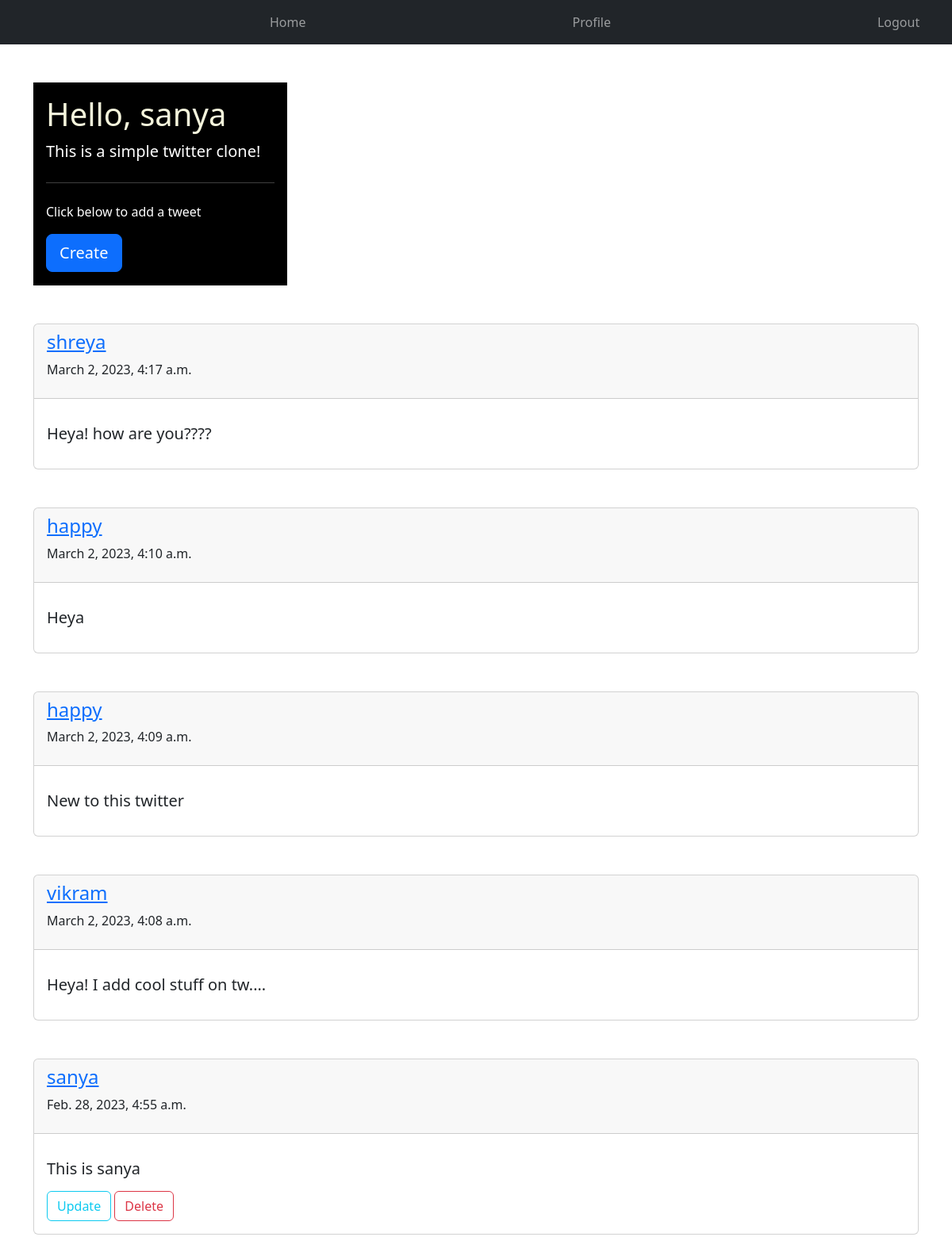
The app's page / (signed in) with its own data.
### feed/models.py (models this page shows)
class tweet(models.Model):
    text=models.TextField(max_length=700, default='')
    datetime = models.DateTimeField(default=timezone.now)
    uname = models.ForeignKey(User, on_delete=models.CASCADE)

### feed/views.py (the view)
# urls.py: path('', TweetListView.as_view(), name='home'),
class TweetListView(LoginRequiredMixin, ListView):
    model = tweet
    template_name = 'feed/home.html'
    ordering = ['-datetime']

### feed/templates/feed/home.html
{% extends 'feed/base.html' %}
{% block content %}
    <div class="container">
        <div class="jumbotron" style="width: 20rem; height: 16rem; background-color: black; color:white; padding: 1rem;">
            <h1 class="display-6" style="color: beige;">Hello, {{user.username}}</h1>
            <p class="lead">This is a simple twitter clone!</p>
            <hr class="my-4">
            <p>Click below to add a tweet</p>
            <p class="lead" style="margin-bottom: .5rem;">
              <a class="btn btn-primary btn-lg" href="{% url 'create' %}" role="button">Create</a>
            </p>
        </div>
        {% for tweet in object_list %}
                <br><br>
                <div class="card">
                    <div class="card-header">
                        <a href=""><h4>{{tweet.uname}}</h4></a>
                        <p>{{tweet.datetime}}</p>
                    </div>
                    <div class="card-body">
                        <p class="card-text"><h5>{{tweet.text}}</h5></p>
                        {% if tweet.uname == user %}
                            <a href="{% url 'update' tweet.id %}" class="btn btn-outline-info">Update</a>
                            <a href="{% url 'delete' tweet.id %}" class="btn btn-outline-danger">Delete</a>
                        {% endif %}
                    </div>
                </div>
        {% endfor %}
        <br><br>
    </div>
{% endblock content %}

### records on screen
tweet: uname "shreya", datetime "March 2, 2023, 4:17 a.m.", text "Heya! how are you????"
tweet: uname "happy", datetime "March 2, 2023, 4:10 a.m.", text "Heya"
tweet: uname "happy", datetime "March 2, 2023, 4:09 a.m.", text "New to this twitter"
tweet: uname "vikram", datetime "March 2, 2023, 4:08 a.m.", text "Heya! I add cool stuff on tw...."
tweet: uname "sanya", datetime "Feb. 28, 2023, 4:55 a.m.", text "This is sanya", shows "Update"

### other values on screen
{{ user.username }} "sanya"
